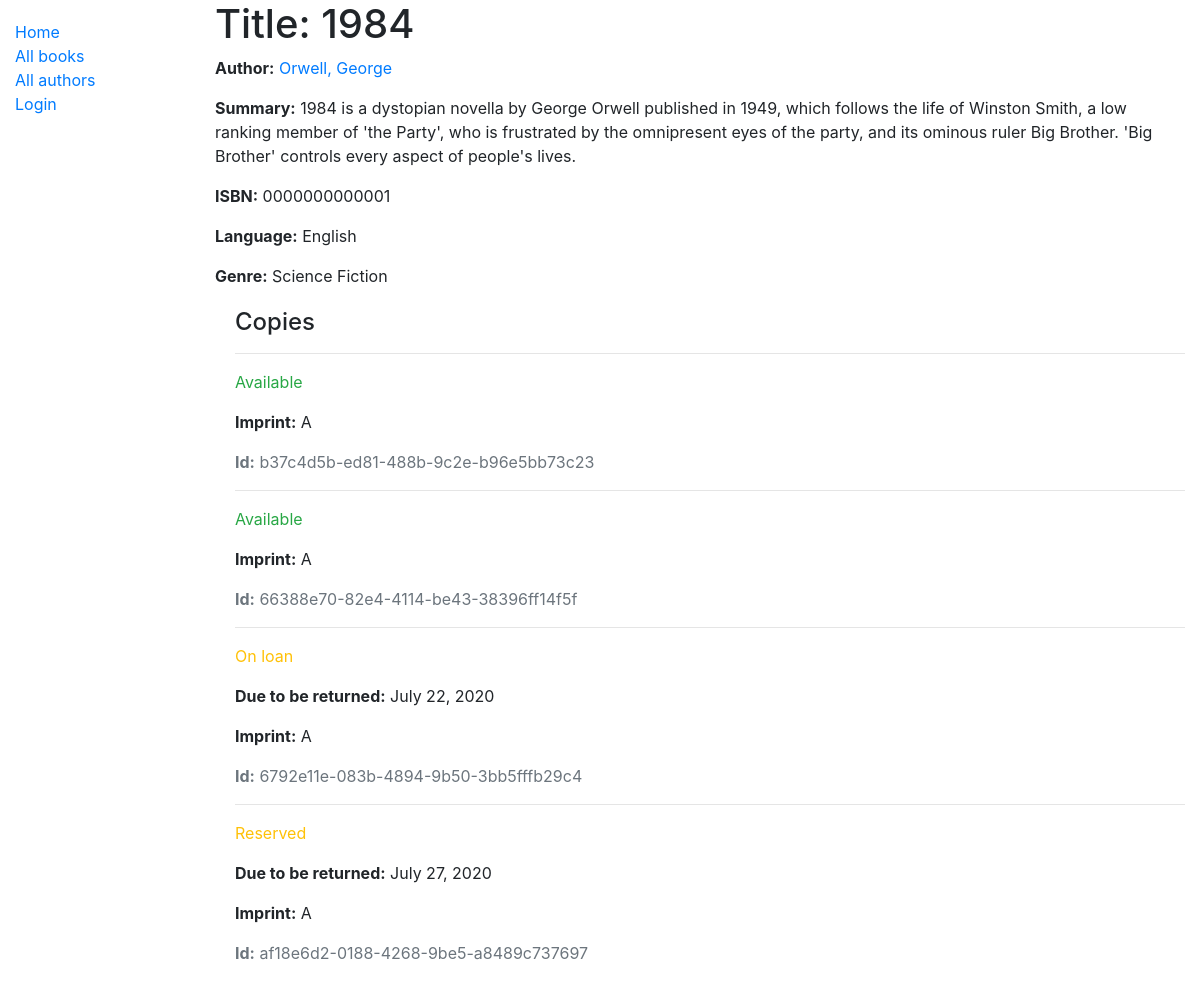
The app's page /catalog/books/1, older data.
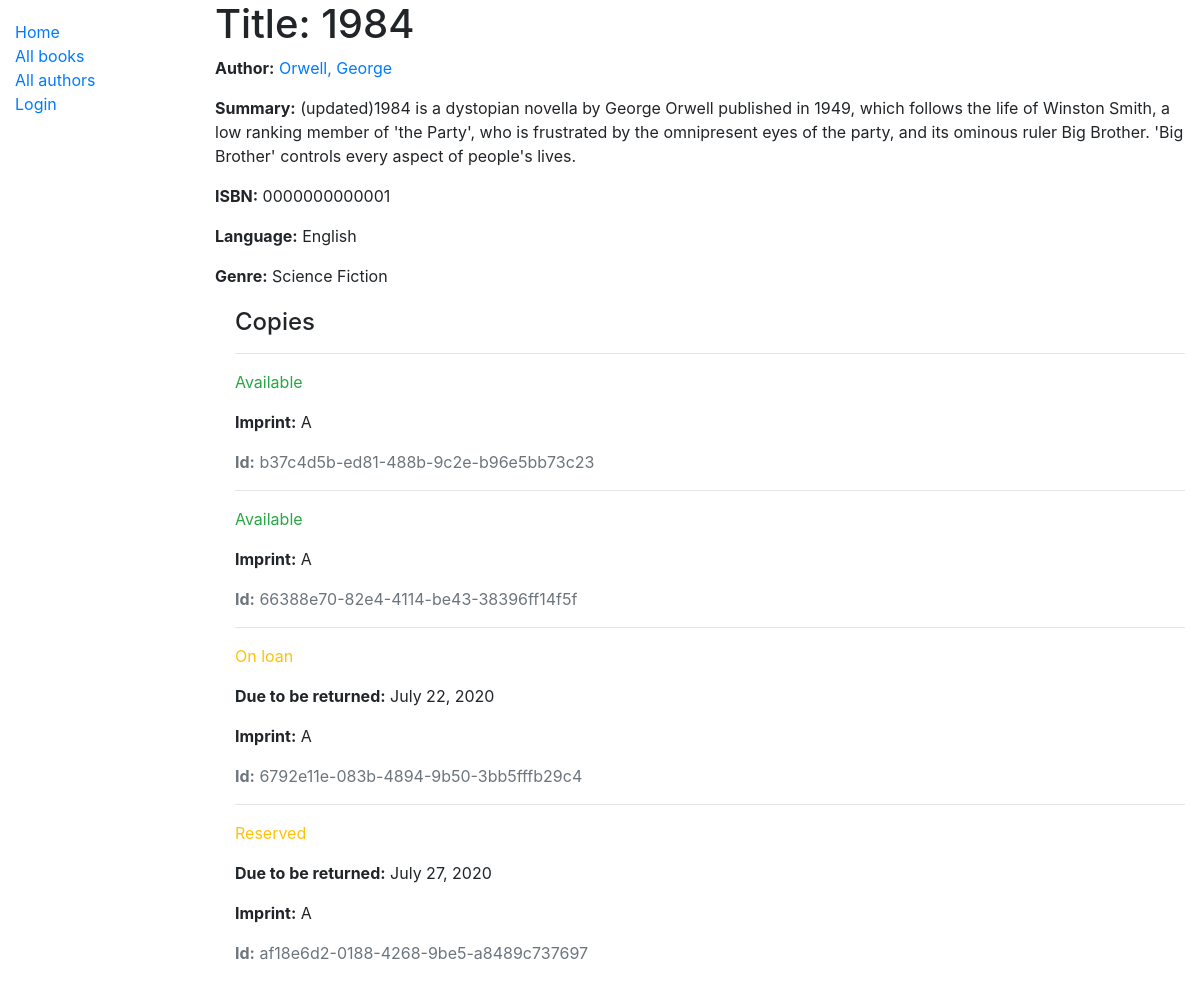
The same page, newer data.
### catalog/models.py (models this page shows, shortened)
class Book(models.Model):
	title=models.CharField(max_length=200)
	author=models.ForeignKey('Author', on_delete=models.SET_NULL, null=True)
	summary=models.TextField(max_length=1000, help_text='Enter a brief description of the book')
	isbn = models.CharField('ISBN', max_length=13, help_text='13 Character <a href=“https://www.isbn-international.org/content/what-isbn">ISBN number</a>')
	genre=models.ManyToManyField(Genre, help_text='Select a genre for this book')
	language=models.ForeignKey('Language', on_delete=models.SET_NULL, null=True)
	def display_genre(self):
		"""Create a string for the Genre. This is required to display genre in Admin """
		return ', '.join(genre.name for genre in self.genre.all()[:3])
	display_genre.short_description = 'Genre'

class Author(models.Model):
	first_name=models.CharField(max_length=100)
	last_name=models.CharField(max_length=100)
	date_of_birth=models.DateField(null=True, blank=True)
	date_of_death=models.DateField('Died', null=True, blank=True)
	class Meta:
		ordering=['last_name', 'first_name']
	def __str__(self):
		return f'{self.last_name}, {self.first_name}'

class Language(models.Model):
	name=models.CharField(max_length=200,help_text='Enter the language')
	def __str__(self):
		return self.name

class Genre(models.Model):
	name=models.CharField(max_length=200, help_text='Enter a book genre(e.g. Science Fiction)')
	def __str__(self):
		return self.name

### catalog/views.py (the view)
# urls.py: path('books/<int:pk>', views.BookDetailView.as_view(), name='book-detail'),
class BookDetailView(generic.DetailView):
	model = Book

### catalog/templates/catalog/book_detail.html
{% extends "base_generic.html" %}
{% block content %}
  <h1>Title: {{ book.title }}</h1>
  <p><strong>Author:</strong> <a href="{% url 'author-detail' book.author.pk %}">{{ book.author }}</a></p>
  <p><strong>Summary:</strong> {{ book.summary }}</p>
  <p><strong>ISBN:</strong> {{ book.isbn }}</p>
  <p><strong>Language:</strong> {{ book.language }}</p>
  <p><strong>Genre:</strong> {{ book.genre.all|join:", " }}</p>
  <div style="margin-left:20px;margin-top:20px">
    <h4>Copies</h4>
    {% for copy in book.bookinstance_set.all %}
      <hr>
      <p class="{% if copy.status == 'a' %}text-success{% elif copy.status == 'm' %}text-danger{% else %}text-warning{% endif %}">
        {{ copy.get_status_display }}
      </p>
      {% if copy.status != 'a' %}
        <p><strong>Due to be returned:</strong> {{ copy.due_back }}</p>
      {% endif %}
      <p><strong>Imprint:</strong> {{ copy.imprint }}</p>
      <p class="text-muted"><strong>Id:</strong> {{ copy.id }}</p>
    {% endfor %}
  </div>
{% endblock %}

Row changes from the older to the newer data that the page shows:
changed Book "Orwell, George": summary "1984 is a dystopian novella…" → "(updated)1984 is a dystopian novella…"
